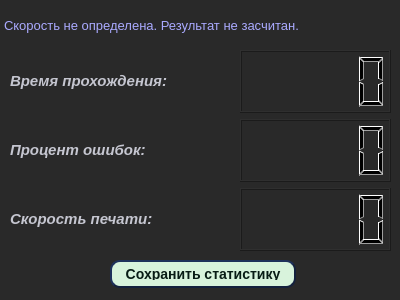
<?xml version="1.0" encoding="UTF-8"?>
<ui version="4.0">
 <class>Form</class>
 <widget class="QWidget" name="Form">
  <property name="geometry">
   <rect>
    <x>0</x>
    <y>0</y>
    <width>400</width>
    <height>300</height>
   </rect>
  </property>
  <property name="windowTitle">
   <string>Form</string>
  </property>
  <property name="styleSheet">
   <string notr="true">QWidget {
    background-color:  rgb(41, 41, 41);
}
QPushButton#statBut {
    background-color: rgb(216, 243, 220);
    border-style: outset;
    border-width: 2px;
    border-radius: 10px;
    border-color: rgb(20, 33, 61);
    font: bold 14px;
    min-width: 10em;
    padding: 6px;
}
QTextEdit#txtinput {
    background-color: rgb(216, 243, 220);
	border-radius: 10px
}
QTextBrowser#textBrowser {
	border-radius: 10px;
    background-color: rgb(237, 224, 212);
}
QPushButton#startBut {
    background-color: rgb(144, 190, 109);
    border-style: outset;
    border-width: 2px;
    border-radius: 10px;
    border-color: rgb(20, 33, 61);
    font: bold 14px;
    min-width: 5em;
    padding: 6px;
}</string>
  </property>
  <widget class="QWidget" name="verticalLayoutWidget">
   <property name="geometry">
    <rect>
     <x>10</x>
     <y>50</y>
     <width>221</width>
     <height>201</height>
    </rect>
   </property>
   <layout class="QVBoxLayout" name="verticalLayout_2">
    <item>
     <widget class="QLabel" name="label_4">
      <property name="text">
       <string>&lt;html&gt;&lt;head/&gt;&lt;body&gt;&lt;p&gt;&lt;span style=&quot; font-family:'Courier'; font-size:11pt; font-weight:600; font-style:italic; color:#c5c6d0;&quot;&gt;Время прохождения:&lt;/span&gt;&lt;/p&gt;&lt;/body&gt;&lt;/html&gt;</string>
      </property>
     </widget>
    </item>
    <item>
     <widget class="QLabel" name="label_3">
      <property name="text">
       <string>&lt;html&gt;&lt;head/&gt;&lt;body&gt;&lt;p&gt;&lt;span style=&quot; font-family:'Courier'; font-size:11pt; font-weight:600; font-style:italic; color:#c5c6d0;&quot;&gt;Процент ошибок:&lt;/span&gt;&lt;/p&gt;&lt;/body&gt;&lt;/html&gt;</string>
      </property>
     </widget>
    </item>
    <item>
     <widget class="QLabel" name="label_5">
      <property name="text">
       <string>&lt;html&gt;&lt;head/&gt;&lt;body&gt;&lt;p&gt;&lt;span style=&quot; font-family:'Courier'; font-size:11pt; font-weight:600; font-style:italic; color:#c5c6d0;&quot;&gt;Скорость печати:&lt;/span&gt;&lt;/p&gt;&lt;/body&gt;&lt;/html&gt;</string>
      </property>
     </widget>
    </item>
   </layout>
  </widget>
  <widget class="QPushButton" name="statBut">
   <property name="geometry">
    <rect>
     <x>110</x>
     <y>260</y>
     <width>186</width>
     <height>28</height>
    </rect>
   </property>
   <property name="styleSheet">
    <string notr="true">color: rgb(8, 28, 21);
font-family: &quot;Lucida Console&quot; monospace;</string>
   </property>
   <property name="text">
    <string>Сохранить статистику</string>
   </property>
  </widget>
  <widget class="QWidget" name="verticalLayoutWidget_2">
   <property name="geometry">
    <rect>
     <x>240</x>
     <y>50</y>
     <width>151</width>
     <height>201</height>
    </rect>
   </property>
   <layout class="QVBoxLayout" name="verticalLayout_3">
    <item>
     <widget class="QLCDNumber" name="lcdNumber"/>
    </item>
    <item>
     <widget class="QLCDNumber" name="lcdNumber_2"/>
    </item>
    <item>
     <widget class="QLCDNumber" name="lcdNumber_3"/>
    </item>
   </layout>
  </widget>
  <widget class="QLabel" name="label">
   <property name="geometry">
    <rect>
     <x>4</x>
     <y>10</y>
     <width>381</width>
     <height>31</height>
    </rect>
   </property>
   <property name="text">
    <string>&lt;html&gt;&lt;head/&gt;&lt;body&gt;&lt;p&gt;&lt;span style=&quot; font-size:10pt; color:#aaaaff;&quot;&gt;Скорость не определена. Результат не засчитан.&lt;/span&gt;&lt;/p&gt;&lt;/body&gt;&lt;/html&gt;</string>
   </property>
  </widget>
 </widget>
 <resources/>
 <connections/>
</ui>
